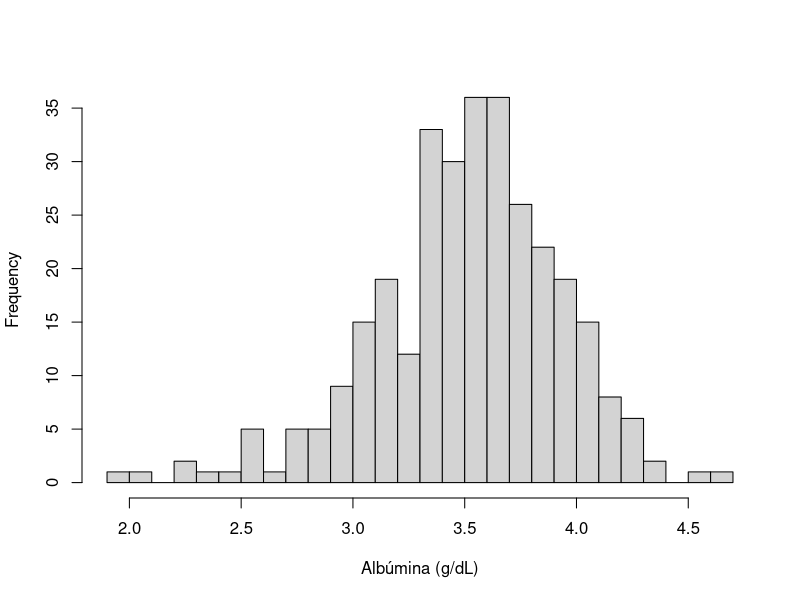

The R source for this figure:
## ---- chunk 1
#| echo: true
library(survival)
d <- pbc[!is.na(pbc$trt), ]                    # los 312 pacientes del ensayo
d$sexo <- factor(d$sex, c("m", "f"), c("Hombre", "Mujer"))

# Descripción por grupo: n, media y desviación estándar
aggregate(albumin ~ sexo, data = d,
          FUN = function(x) round(c(n = length(x), media = mean(x), DE = sd(x)), 2))

hist(d$albumin, breaks = 25, main = "", xlab = "Albúmina (g/dL)")   # ¿muy asimétrica?

t.test(albumin ~ sexo, data = d)               # Welch por defecto
